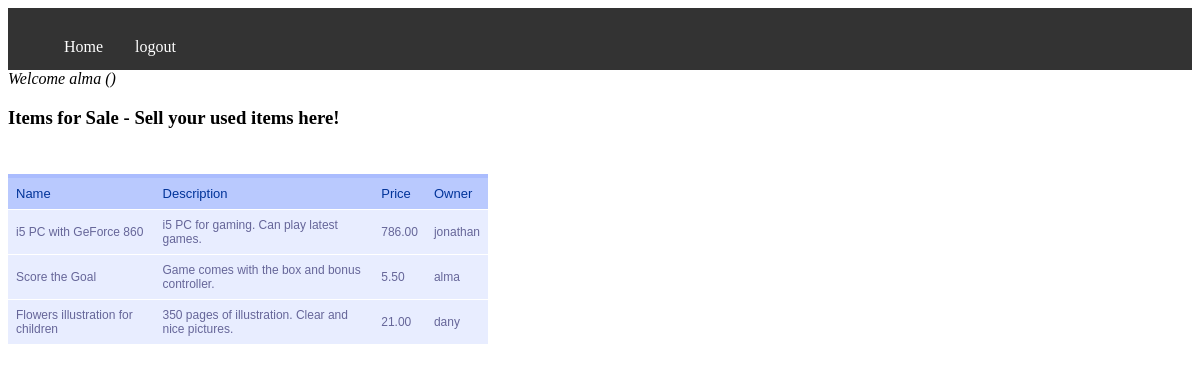
/ (signed in), run on the app's committed database.
### tables this page shows
CREATE TABLE IF NOT EXISTS `used_items` (
  `id` int(7) NOT NULL AUTO_INCREMENT,
  `user_id` int(6) NOT NULL,
  `name` varchar(70) NOT NULL,
  `description` varchar(200) NOT NULL,
  `price` decimal(5,2) NOT NULL,
  `image` varchar(50) NOT NULL,
  PRIMARY KEY (`id`)
);

CREATE TABLE IF NOT EXISTS `users` (
  `id` int(6) NOT NULL AUTO_INCREMENT,
  `username` varchar(50) NOT NULL,
  `password` varchar(40) NOT NULL,
  PRIMARY KEY (`id`)
);

### index.php (the view, shortened to what this page needs)
<?php
include "dbFunctions.php";
$queryItems = "SELECT i.name,i.description,i.price,u.username,
            i.user_id,i.id
            FROM used_items i, users u
            WHERE i.user_id=u.id";
$resultItems = mysqli_query($link, $queryItems) or
        die(mysqli_error($link));
while ($row = mysqli_fetch_assoc($resultItems)) {
    $arrItems[] = $row;
}
?>
<!DOCTYPE html>
<html>
    <head>
        <link href="stylesheets/style.css" rel="stylesheet" type="text/css"/>
    </head>
    <body>
        <?php include "navbar.php" ?>
        <h3>Items for Sale - Sell your used items here!</h3>
        <table class="box-table">
            <tr>
                <th>Name</th>
                <th>Description</th>
                <th>Price</th>
                <th>Owner</th>
            </tr>
            <?php
            for ($i = 0; $i < count($arrItems); $i++) {
                $name = $arrItems[$i]['name'];
                $description = $arrItems[$i]['description'];
                $price = $arrItems[$i]['price'];
                $username = $arrItems[$i]['username'];
                ?>
                <tr>
                    <td><?php echo $name; ?></td>
                    <td><?php echo $description; ?></td>
                    <td><?php echo $price; ?></td>
                    <td><?php echo $username; ?></td>
                </tr>
                <?php
            }
            ?>
        </table>
    </body>
</html>

### stylesheets/style.css (style rules this page uses)
.box-table { font-family: "Lucida Sans Unicode", "Lucida Grande", Sans-Serif; font-size: 12px; margin: 45px 0px 0px 0px; width: 480px; text-align: left; border-collapse: collapse; }
.box-table th { font-size: 13px; font-weight: normal; padding: 8px; background: #b9c9fe; border-top: 4px solid #aabcfe; border-bottom: 1px solid #fff; color: #039; }
.box-table td { padding: 8px; background: #e8edff; border-bottom: 1px solid #fff; color: #669; border-top: 1px solid transparent; }

### data on the page
used_items: name "i5 PC with GeForce 860", description "i5 PC for gaming. Can play latest games.", price "786.00", user.username "jonathan"
used_items: name "Score the Goal", description "Game comes with the box and bonus controller.", price "5.50", user.username "alma"
used_items: name "Flowers illustration for children", description "350 pages of illustration. Clear and nice pictures.", price "21.00", user.username "dany"

### other printed values
$_SESSION['username'] "alma"
